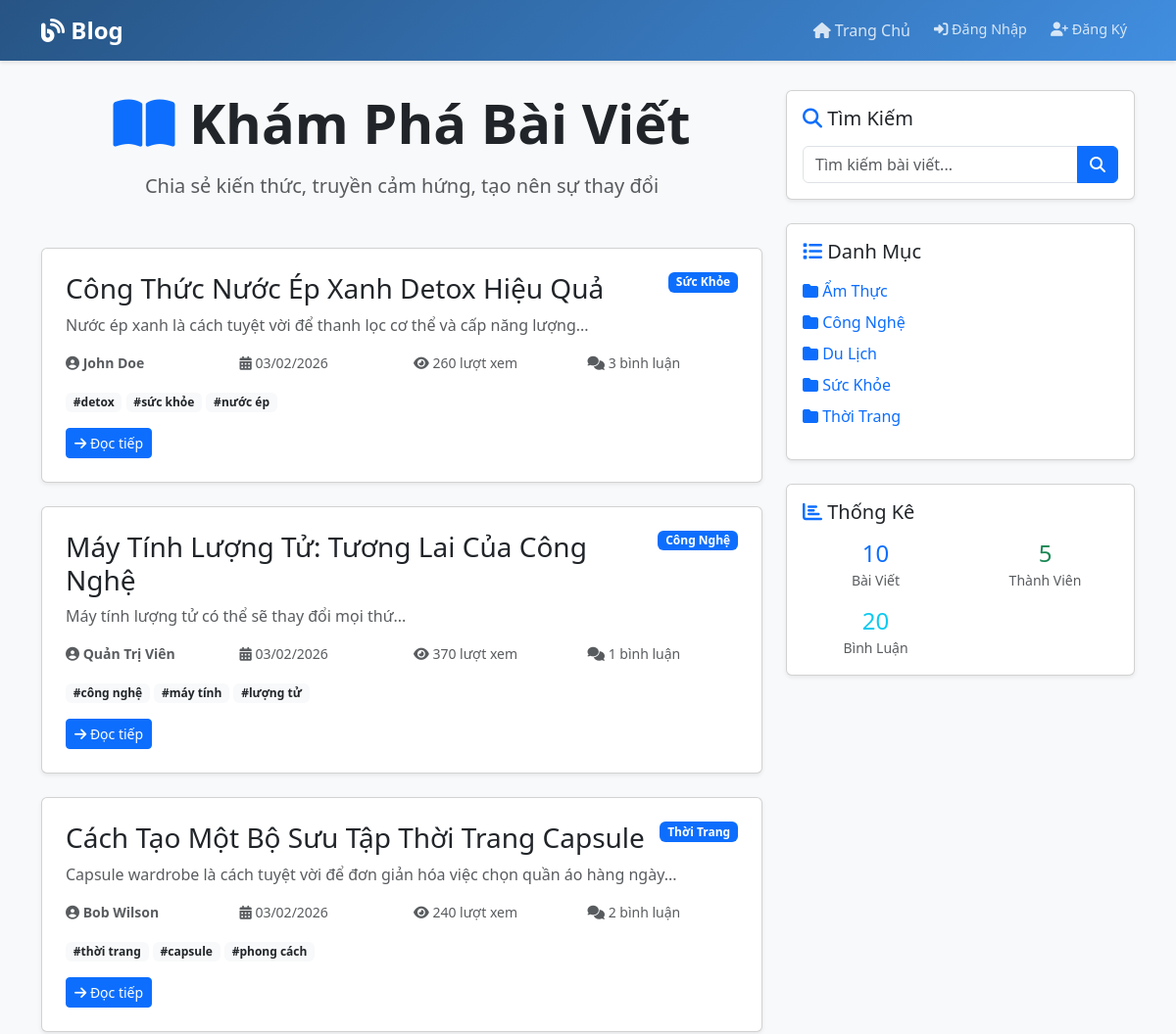
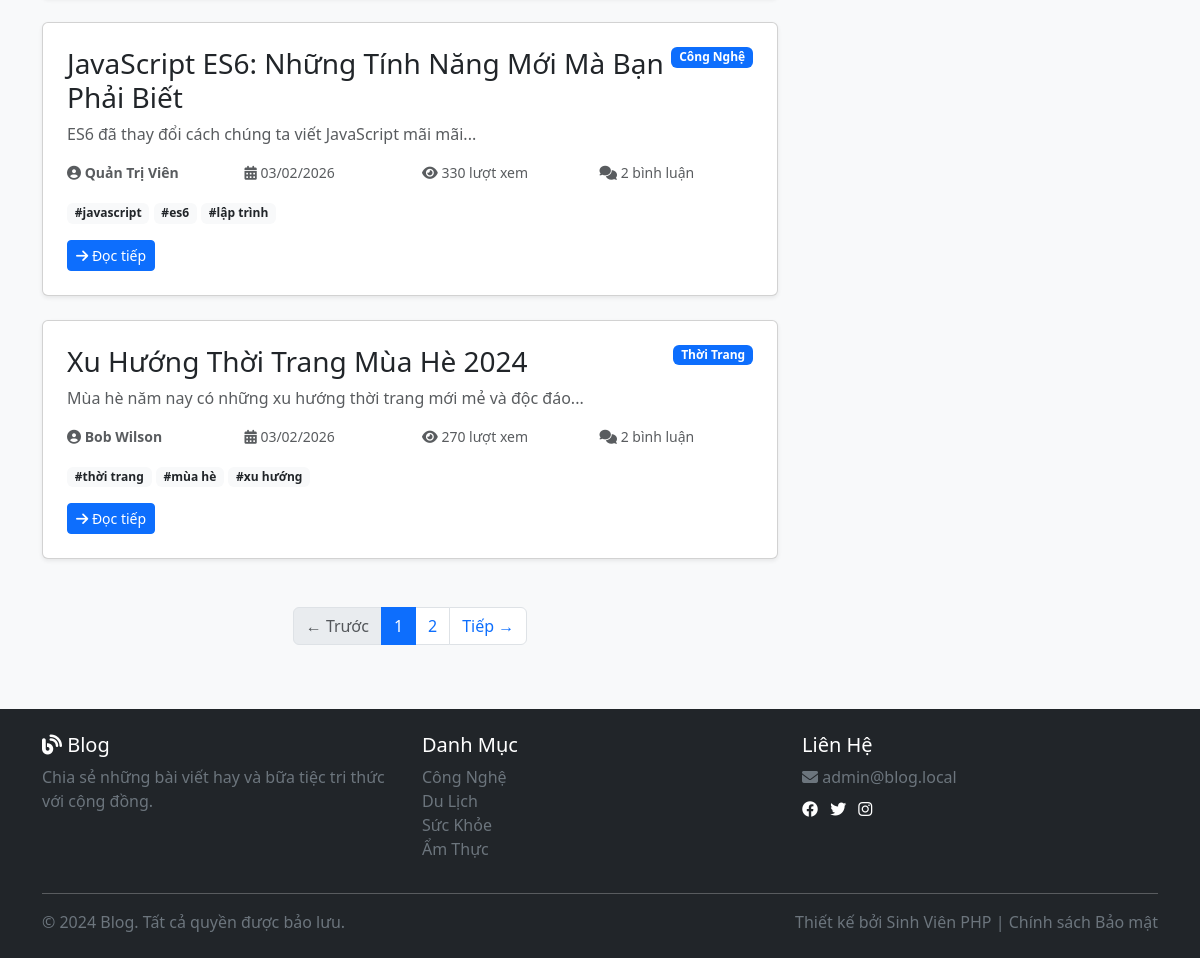
The page / on the database its author committed (2 pictures, top to bottom).
### tables this page shows
CREATE TABLE posts (
    id INT PRIMARY KEY AUTO_INCREMENT,
    title VARCHAR(255) NOT NULL,
    slug VARCHAR(255) UNIQUE NOT NULL,
    excerpt TEXT,
    content LONGTEXT NOT NULL,
    user_id INT NOT NULL,
    category_id INT,
    tags VARCHAR(255),
    views INT DEFAULT 0,
    created_at TIMESTAMP DEFAULT CURRENT_TIMESTAMP,
    updated_at TIMESTAMP DEFAULT CURRENT_TIMESTAMP ON UPDATE CURRENT_TIMESTAMP,
    FOREIGN KEY (user_id) REFERENCES users(id) ON DELETE CASCADE,
    FOREIGN KEY (category_id) REFERENCES categories(id) ON DELETE SET NULL,
    INDEX idx_user (user_id),
    INDEX idx_category (category_id),
    INDEX idx_slug (slug),
    INDEX idx_created (created_at)
);

CREATE TABLE categories (
    id INT PRIMARY KEY AUTO_INCREMENT,
    name VARCHAR(100) NOT NULL,
    slug VARCHAR(100) UNIQUE NOT NULL,
    description TEXT,
    created_at TIMESTAMP DEFAULT CURRENT_TIMESTAMP
);

CREATE TABLE users (
    id INT PRIMARY KEY AUTO_INCREMENT,
    username VARCHAR(50) UNIQUE NOT NULL,
    email VARCHAR(100) UNIQUE NOT NULL,
    password VARCHAR(255) NOT NULL,
    fullname VARCHAR(100) NOT NULL,
    role ENUM('user', 'admin') DEFAULT 'user',
    created_at TIMESTAMP DEFAULT CURRENT_TIMESTAMP,
    updated_at TIMESTAMP DEFAULT CURRENT_TIMESTAMP ON UPDATE CURRENT_TIMESTAMP
);

### includes/database.php (called while the page is built, shortened)
<?php
class Database {
    private $pdo;
    public function __construct() {
        try {
            $dsn = 'mysql:host=' . DB_HOST . ';dbname=' . DB_NAME . ';charset=utf8mb4';
            $this->pdo = new PDO($dsn, DB_USER, DB_PASS, [
                PDO::ATTR_ERRMODE => PDO::ERRMODE_EXCEPTION,
                PDO::ATTR_DEFAULT_FETCH_MODE => PDO::FETCH_ASSOC,
                PDO::ATTR_EMULATE_PREPARES => false,
            ]);
        } catch (PDOException $e) {
            die('Kết nối database thất bại: ' . $e->getMessage());
        }
    }
    public function query($sql, $params = []) {
        $stmt = $this->pdo->prepare($sql);
        $stmt->execute($params);
        return $stmt;
    }
    public function fetchOne($sql, $params = []) {
        $stmt = $this->query($sql, $params);
        return $stmt->fetch();
    }
    public function fetchAll($sql, $params = []) {
        $stmt = $this->query($sql, $params);
        return $stmt->fetchAll();
    }
    public function fetchColumn($sql, $params = []) {
        $stmt = $this->query($sql, $params);
        return $stmt->fetchColumn();
    }
}
$db = new Database();

### index.php (the view, shortened to what this page needs)
<?php
require_once __DIR__ . '/includes/database.php';
require_once __DIR__ . '/includes/functions.php';
$currentPage = isset($_GET['page']) ? max(1, (int)$_GET['page']) : 1;
$totalPosts = $db->fetchColumn('SELECT COUNT(*) FROM posts');
$pageInfo = getPaginationInfo($currentPage, $totalPosts, POSTS_PER_PAGE);
$posts = $db->fetchAll(
    'SELECT p.*, u.fullname, (SELECT COUNT(*) FROM comments WHERE post_id = p.id) as comment_count
     FROM posts p
     JOIN users u ON p.user_id = u.id
     ORDER BY p.created_at DESC
     LIMIT ? OFFSET ?',
    [$pageInfo['limit'], $pageInfo['offset']]
);
$categories = $db->fetchAll('SELECT * FROM categories ORDER BY name');
require_once __DIR__ . '/includes/header.php';
?>
<div class="row mb-4">
    <div class="col-lg-8">
        <div class="mb-5 text-center">
            <h1 class="display-4 fw-bold mb-3">
                <i class="fas fa-book-open text-primary"></i> Khám Phá Bài Viết
            </h1>
            <p class="lead text-muted">Chia sẻ kiến thức, truyền cảm hứng, tạo nên sự thay đổi</p>
        </div>
        <?php if (empty($posts)): ?>
            <div class="alert alert-info">
                <i class="fas fa-info-circle"></i> Chưa có bài viết nào.
                <?php if (isLoggedIn()): ?>
                    <a href="create-post.php">Hãy viết bài đầu tiên!</a>
                <?php endif; ?>
            </div>
        <?php else: ?>
            <?php foreach ($posts as $post): ?>
                <div class="card mb-4 shadow-sm hover-effect" style="transition: transform 0.3s;">
                    <div class="card-body p-4">
                        <div class="d-flex justify-content-between align-items-start mb-2">
                            <h3 class="card-title mb-0">
                                <a href="post.php?id=<?php echo $post['id']; ?>" class="text-decoration-none text-dark">
                                    <?php echo escape($post['title']); ?>
                                </a>
                            </h3>
                            <?php if ($post['category_id']): ?>
                                <span class="badge bg-primary">
                                    <?php
                                    $category = $db->fetchOne('SELECT name FROM categories WHERE id = ?', [$post['category_id']]);
                                    echo escape($category['name'] ?? '');
                                    ?>
                                </span>
                            <?php endif; ?>
                        </div>
                        <p class="card-text text-muted mb-3">
                            <?php echo escape($post['excerpt']); ?>
                        </p>
                        <div class="row text-muted small mb-3">
                            <div class="col-6 col-md-3">
                                <i class="fas fa-user-circle"></i>
                                <strong><?php echo escape($post['fullname']); ?></strong>
                            </div>
                            <div class="col-6 col-md-3">
                                <i class="fas fa-calendar-alt"></i>
                                <?php echo formatDate($post['created_at'], 'd/m/Y'); ?>
                            </div>
                            <div class="col-6 col-md-3 mt-2 mt-md-0">
                                <i class="fas fa-eye"></i>
                                <?php echo $post['views']; ?> lượt xem
                            </div>
                            <div class="col-6 col-md-3 mt-2 mt-md-0">
                                <i class="fas fa-comments"></i>
                                <?php echo $post['comment_count']; ?> bình luận
                            </div>
                        </div>
                        <?php if (!empty($post['tags'])): ?>
                            <div class="mb-3">
                                <?php foreach (explode(',', $post['tags']) as $tag): ?>
                                    <a href="search.php?tag=<?php echo urlencode(trim($tag)); ?>" class="badge bg-light text-dark text-decoration-none">
                                        #<?php echo escape(trim($tag)); ?>
                                    </a>
                                <?php endforeach; ?>
                            </div>
                        <?php endif; ?>
                        <a href="post.php?id=<?php echo $post['id']; ?>" class="btn btn-primary btn-sm">
                            <i class="fas fa-arrow-right"></i> Đọc tiếp
                        </a>
                    </div>
                </div>
            <?php endforeach; ?>
        <?php endif; ?>
        <?php if ($pageInfo['totalPages'] > 1): ?>
            <div class="mt-5">
                <?php echo renderPagination($currentPage, $pageInfo['totalPages'], 'index.php'); ?>
            </div>
        <?php endif; ?>
    </div>
    <div class="col-lg-4">
        <div class="card mb-4 shadow-sm">
            <div class="card-body">
                <h5 class="card-title mb-3">
                    <i class="fas fa-search text-primary"></i> Tìm Kiếm
                </h5>
                <form action="search.php" method="GET">
                    <div class="input-group">
                        <input type="text" class="form-control" name="q" placeholder="Tìm kiếm bài viết..."
                               value="<?php echo escape($_GET['q'] ?? ''); ?>">
                        <button class="btn btn-primary" type="submit">
                            <i class="fas fa-search"></i>
                        </button>
                    </div>
                </form>
            </div>
        </div>
        <div class="card mb-4 shadow-sm">
            <div class="card-body">
                <h5 class="card-title mb-3">
                    <i class="fas fa-list text-primary"></i> Danh Mục
                </h5>
                <ul class="list-unstyled">
                    <?php foreach ($categories as $cat): ?>
                        <li class="mb-2">
                            <a href="category.php?id=<?php echo $cat['id']; ?>" class="text-decoration-none">
                                <i class="fas fa-folder"></i> <?php echo escape($cat['name']); ?>
                            </a>
                        </li>
                    <?php endforeach; ?>
                </ul>
            </div>
        </div>
        <div class="card shadow-sm">
            <div class="card-body">
                <h5 class="card-title mb-3">
                    <i class="fas fa-bar-chart text-primary"></i> Thống Kê
                </h5>
                <div class="row text-center">
                    <div class="col-6 mb-3">
                        <div class="h4 text-primary mb-0"><?php echo getTotalPosts(); ?></div>
                        <small class="text-muted">Bài Viết</small>
                    </div>
                    <div class="col-6 mb-3">
                        <div class="h4 text-success mb-0"><?php echo getTotalUsers(); ?></div>
                        <small class="text-muted">Thành Viên</small>
                    </div>
                    <div class="col-6">
                        <div class="h4 text-info mb-0"><?php echo getTotalComments(); ?></div>
                        <small class="text-muted">Bình Luận</small>
                    </div>
                </div>
            </div>
        </div>
    </div>
</div>
<?php require_once __DIR__ . '/includes/footer.php'; ?>

### rows shown on the page
posts: title "Công Thức Nước Ép Xanh Detox Hiệu Quả", category.name "Sức Khỏe", excerpt "Nước ép xanh là cách tuyệt vời để thanh lọc cơ thể và cấp năng lượng...", user.fullname "John Doe", created_at "03/02/2026", views "260", comment_count "3", tags "detox", tags "sức khỏe", tags "nước ép"
posts: title "Máy Tính Lượng Tử: Tương Lai Của Công Nghệ", category.name "Công Nghệ", excerpt "Máy tính lượng tử có thể sẽ thay đổi mọi thứ...", user.fullname "Quản Trị Viên", created_at "03/02/2026", views "370", comment_count "1", tags "công nghệ", tags "máy tính", tags "lượng tử"
posts: title "Cách Tạo Một Bộ Sưu Tập Thời Trang Capsule", category.name "Thời Trang", excerpt "Capsule wardrobe là cách tuyệt vời để đơn giản hóa việc chọn quần áo hàng ngày...", user.fullname "Bob Wilson", created_at "03/02/2026", views "240", comment_count "2", tags "thời trang", tags "capsule", tags "phong cách"
posts: title "JavaScript ES6: Những Tính Năng Mới Mà Bạn Phải Biết", category.name "Công Nghệ", excerpt "ES6 đã thay đổi cách chúng ta viết JavaScript mãi mãi...", user.fullname "Quản Trị Viên", created_at "03/02/2026", views "330", comment_count "2", tags "javascript", tags "es6", tags "lập trình"
posts: title "Xu Hướng Thời Trang Mùa Hè 2024", category.name "Thời Trang", excerpt "Mùa hè năm nay có những xu hướng thời trang mới mẻ và độc đáo...", user.fullname "Bob Wilson", created_at "03/02/2026", views "270", comment_count "2", tags "thời trang", tags "mùa hè", tags "xu hướng"
categories: name "Ẩm Thực"
categories: name "Công Nghệ"
categories: name "Du Lịch"
categories: name "Sức Khỏe"
categories: name "Thời Trang"

### other values the page prints
SITE_NAME "Blog"
getTotalPosts() "10"
getTotalUsers() "5"
getTotalComments() "20"
CONTACT_EMAIL "admin@blog.local"
